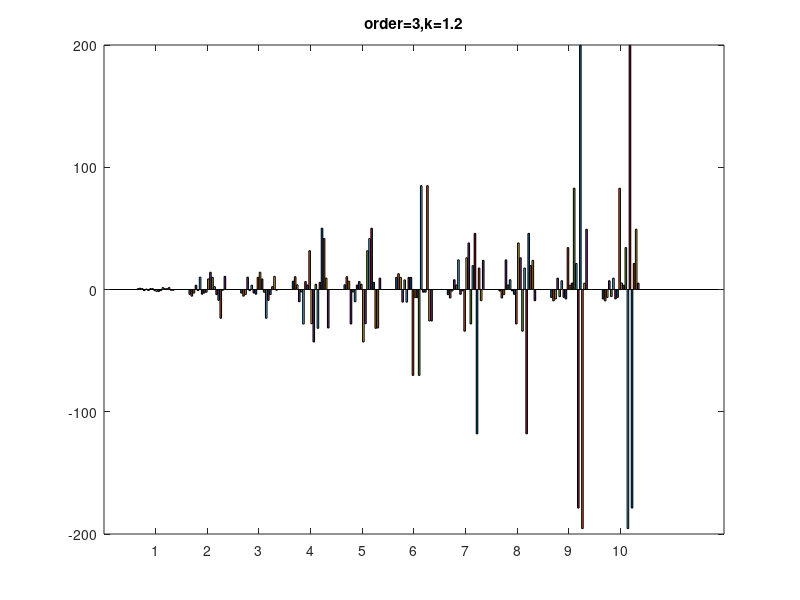

Write MATLAB code to recreate this figure.

clc;
clear all
x1=[0,0.2;0.1,0.1;0.2,0;0.1,0.3;0.2,0.2;0.3,0.1;0.1,0.2;0.2,0.1;0.1,0.4;0.2,0.3;0.3,0.2;0.4,0.1;0.2,0.5;0.3,0.4;0.4,0.3;0.5,0.2;0.3,0.6;0.6,0.3];
y1=[-1 -1 -1 -1 -1 -1 1 1 1 1 1 1 1 1 1 1 1 1];
P=1./(1+exp(-x1));
P1=ones(18,10);
for i=1:18
    P1(i,2)=x1(i,1);
    P1(i,3)=x1(i,2);
    P1(i,4)=x1(i,1)*x1(i,1);
    P1(i,5)=x1(i,2)*x1(i,2);
    P1(i,6)=x1(i,1)*x1(i,2);
    P1(i,7)=x1(i,1)*x1(i,1)*x1(i,1);
    P1(i,8)=x1(i,2)*x1(i,2)*x1(i,2);
    P1(i,9)=x1(i,1)*x1(i,2)*x1(i,1);
    P1(i,10)=x1(i,1)*x1(i,2)*x1(i,2);
end
Pt=P1.';
W1=diag([2 2 2 2 2 2 1 1 1 1 1 1 1 1 1 1 1 1],0); 
W=W1./12;
a0=Pt*W;
k=1.2;
Pow=1/(k-1);
a1=(Pt.^Pow)*P1;
a2=(Pt.^Pow);
a=inv(a1)*a2;
g=P1*a;
ernum=0;
for i=1:6
    if g(i)>0
        ernum=ernum+1;
    end
end
for i=7:18
    if g(i)<0
        ernum=ernum+1;
    end
end
fprintf('the error count is %d',ernum)
bar(a)
title('order=3,k=1.2')



